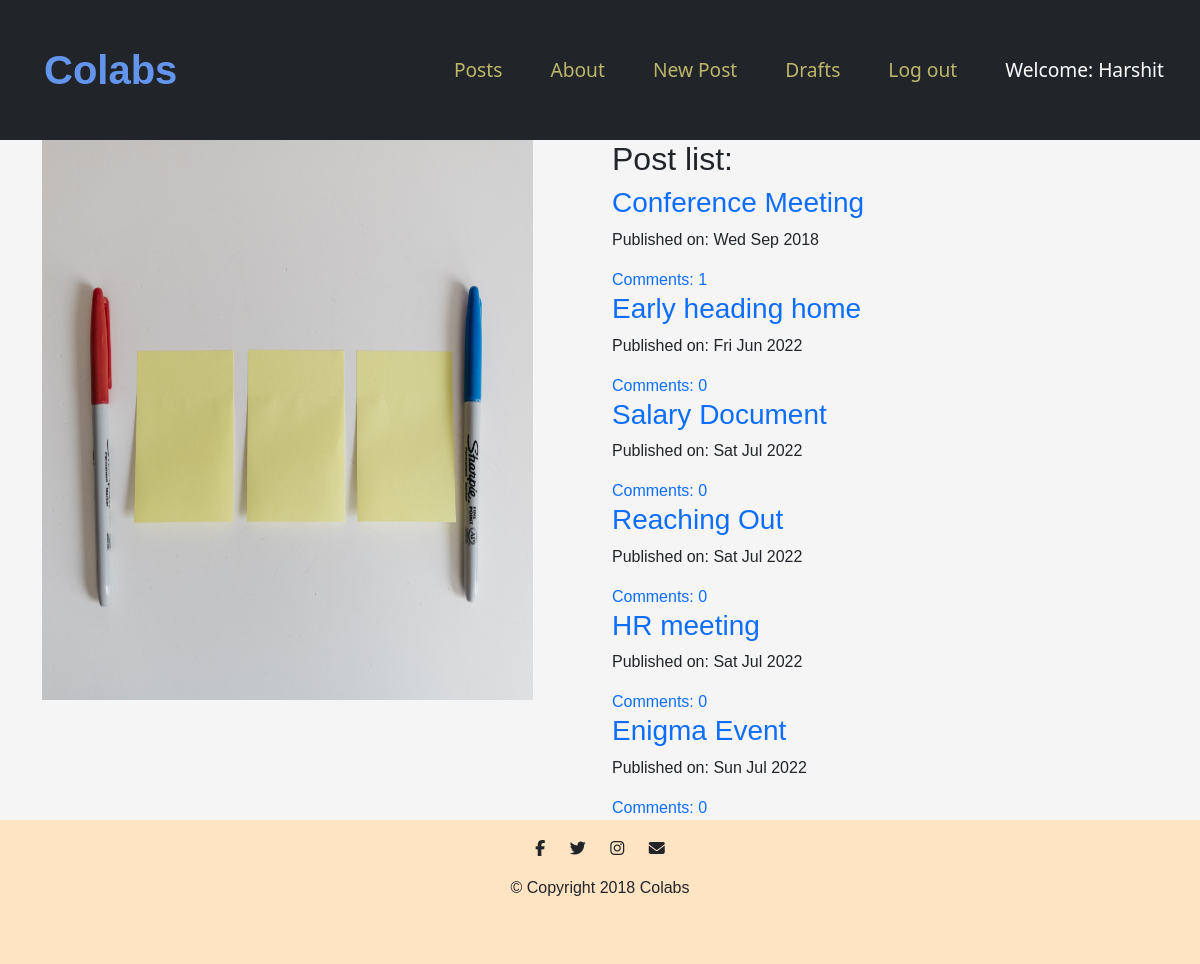
The app's page /post/ (signed in) with its own data.
### blog/models.py (models this page shows, shortened)
class Post(models.Model):
    author = models.ForeignKey('auth.User',on_delete=models.CASCADE)
    title = models.CharField(max_length=200)
    text = models.TextField()
    created_date = models.DateTimeField(default=timezone.now)
    published_date = models.DateTimeField(blank=True, null=True)
    def approve_comments(self):
        return self.comments.filter(approved_comment=True)

### blog/views.py (the view)
# urls.py: path('post/',views.PostListView.as_view(),name='post_list'),
class PostListView(ListView):
    model = Post
    def get_queryset(self):
        return Post.objects.filter(published_date__lte=timezone.now()).order_by('published_date')

### blog/templates/blog/post_list.html
{% extends 'blog/base.html' %}
{% load static %}
{% block content %}
<div class="container container-fluid" style="background-color:whitesmoke">
    <div class="row">
      <div class="col-lg-6">
       <img  style="height: 70vh; width:90%" src="{% static 'images/Inpost.jpg'%}" alt="image">
      </div>
      <div class="col-lg-6">
        <h2>Post list:</h2>
        <div class="centerstage jumbotron">
            {% for post in post_list %}
                <div class="post">
                    <h3><a href="{% url 'post_detail' pk=post.pk %}">{{ post.title }}</a></h3>
                    <div class="date">
                        <p>Published on: {{ post.published_date|date:"D M Y"}}</p>
                    </div>
                    <a href="{% url 'post_detail' pk=post.pk %}">Comments: {{ post.approve_comments.count }}</a>
                </div>
            {% endfor %}
        </div>
      </div>
    </div>
  </div>
{% endblock content %}

### blog/templates/blog/base.html (shortened to what this page needs)
<!DOCTYPE html>
{% load static %}
<html>
  <head>
    <link href="https://cdn.jsdelivr.net/npm/bootstrap@5.2.0-beta1/dist/css/bootstrap.min.css" rel="stylesheet">
    <link rel="stylesheet" href="{% static 'css/blog.css' %}">
  </head>
  <body >
    <section class="colored-section" id="title">
      <nav class="navbar navbar-expand-lg bg-dark">
        <div class="container-fluid">
          <a class="navbar-brand" style="color:cornflowerblue" href="{% url 'index' %}">Colabs</a>
          <div class="collapse navbar-collapse" id="navbarSupportedContent">
            <ul class="navbar-nav ms-auto mb-2 mb-lg-0">
              <li class="nav-item">
                <a class="nav-link nav-link-index" href="{% url 'post_list' %}">Posts</a>
              </li>
              <li class="nav-item">
                <a class=" nav-link nav-link-index" href="{% url 'about' %}">About</a>
              </li>
              {% if user.is_authenticated %}
              <li class="nav-item">
                <a class="nav-link nav-link-index" href="{% url 'post_new' %}">New Post</a>
              </li>
              <li class="nav-item">
                <a class="nav-link nav-link-index" href="{% url 'post_draft_list' %}">Drafts</a>
              </li>
              <li class="nav-item">
                <a class="nav-link nav-link-index" href="{% url 'logout' %}">Log out</a>
              </li>
              <li class="nav-item">
                <a class="nav-link " style="color: white;">Welcome: {{ user.username }}</a>
              </li>
              {% else %}
              <li class="nav-item">
                <a class="nav-link nav-link-index" href="{% url 'login' %}" aria-label="Login"><span class="fa fa-user" aria-hidden="true"></span></a>
              </li>
              {% endif %}
            </ul>
          </div>
        </div>
      </nav>
</section>
                      {% block content %}
                      {% endblock %}
    <footer class="white-section" id="footer">
      <div class="container-fluid">
        <i class="social-icon fab fa-facebook-f"></i>
        <i class="social-icon fab fa-twitter"></i>
        <i class=" social-icon fa-brands fa-instagram"></i>
        <i class="social-icon fas fa-envelope"></i>
        <p>© Copyright 2018 Colabs</p>
      </div>
    </footer>
  </body>
</html>

### blog/static/css/blog.css (style rules this page uses)
body { background-color: whitesmoke; font-family: sans-serif; }
* { margin: 0rem; padding: 0rem; }
.navbar-brand { font-family:'Gill Sans', 'Gill Sans MT', Calibri, 'Trebuchet MS', sans-serif; font-size: 2.5rem; font-weight: bold; padding: 2rem; color: cornflowerblue; }
.nav-item { margin: 1rem; color: lightgray; font-size: 1.5rem; font-family:'Segoe UI', Tahoma, Geneva, Verdana, sans-serif; }
a { text-decoration: none; }
.nav-link { font-size: 1.2rem; font-family:'Segoe UI', Tahoma, Geneva, Verdana, sans-serif; color:darkkhaki; }
.centerstage { margin-left: auto; margin-right: auto; }
.social-icon { margin: 20px 10px; }
.white-section { background-color: bisque; padding: 0%; text-align: center; padding-bottom: 3rem; }

### records on screen
Post: title "Conference Meeting", published_date "Wed Sep 2018", approve_comments.count "1"
Post: title "Early heading home", published_date "Fri Jun 2022", approve_comments.count "0"
Post: title "Salary Document", published_date "Sat Jul 2022", approve_comments.count "0"
Post: title "Reaching Out", published_date "Sat Jul 2022", approve_comments.count "0"
Post: title "HR meeting", published_date "Sat Jul 2022", approve_comments.count "0"
Post: title "Enigma Event", published_date "Sun Jul 2022", approve_comments.count "0"

### other values on screen
{{ user.username }} "Harshit"
